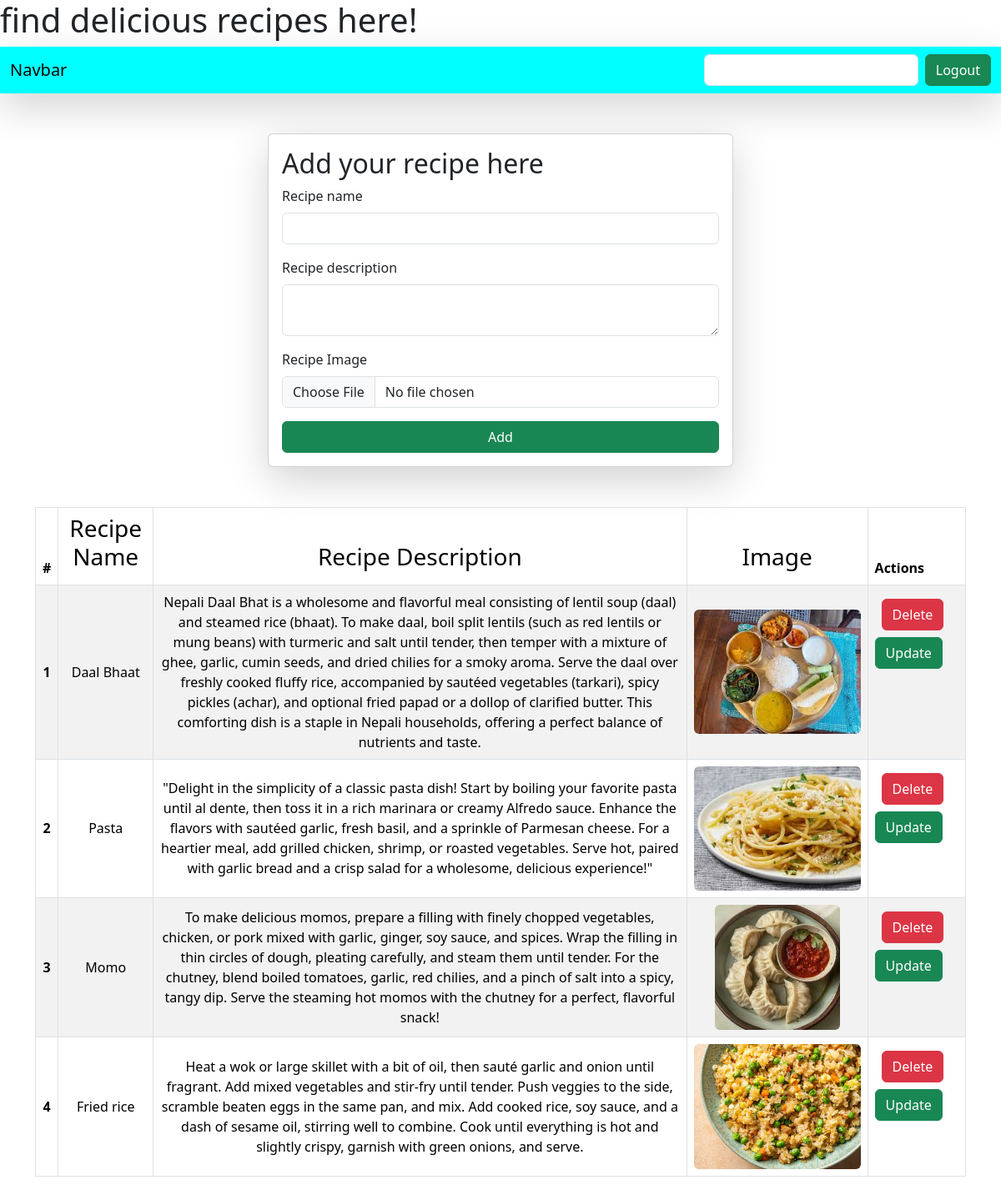
Page /recipes/ (signed in) on the committed database.
### food/models.py (models this page shows)
class Recipe(models.Model):
    user = models.ForeignKey(User,on_delete=models.SET_NULL, null = True,blank = True)
    recipe_name = models.CharField(max_length=100)
    recipe_description = models.TextField()
    recipe_image = models.ImageField(upload_to="recipe")
    recipe_view_count = models.IntegerField(default=1)

### food/views.py (the view, shortened to what this page needs)
# urls.py: path('recipes/',recipes,name = "recipes"),
@login_required(login_url="/login/")
def recipes(request):
    queryset = Recipe.objects.all()
    context = {'recipes': queryset}
    return render(request, 'recipes.html', context)

### food/templates/recipes.html (shortened to what this page needs)
<!DOCTYPE html>
<html lang="en">
<head>
    <link href="https://cdn.jsdelivr.net/npm/bootstrap@5.3.3/dist/css/bootstrap.min.css" rel="stylesheet">
</head>
<body>
   <h1>find delicious recipes here!
   </h1>
   <nav class="navbar shadow-lg" style="background-color: aqua;">
    <div class="container-fluid">
      <a class="navbar-brand" href="#">Navbar</a>
      <form class="d-flex" role="search">
        <input
        class="form-control me-2"
        aria-label="Search">
        {% if request.user.is_authenticated %}
  <a href="/logout/" class="btn btn-success">Logout</a>
{% else %}
  <a href="/login/" class="btn btn-success">Login</a>
{% endif %}
      </form>
    </div>
  </nav>
   <div class="container mt-5">
    <form class="col-6 mx-auto card p-3 shadow-lg " method = "post" enctype="multipart/form-data">
        <h2>Add your recipe here</h2>
        <div class="mb-3">
            <label for="exampleInputEmail" class="form-label">Recipe name</label>
            <input name = "recipe_name" required type="text" class="form-control" id="exampleInputEmail">
        </div>
        <div class="mb-3">
            <label for="exampleInputPassword1" class="form-label">Recipe description</label>
            <textarea name = "recipe_description " class="form-control" id="exampleInputPassword1"></textarea>
        </div>
        <div class="mb-3">
            <label for="exampleInputFile" class="form-label">Recipe Image</label>
            <input name = "recipe_image" type="file" class="form-control" id="exampleInputFile">
        </div>
        <button type="submit" class="btn btn-primary btn-success">Add</button>
    </form>
  <table class="table table-striped table-hover table-bordered mt-5">
    <thead class="table-bordered">
        <tr>
            <th scope="col" class="text-center">#</th>
            <th scope="col" class="text-center"><h3>Recipe Name</h3></th>
            <th scope="col" class="text-center"><h3>Recipe Description</h3></th>
            <th scope="col" class="text-center"><h3>Image</h3></th>
            <th scope = "col">Actions</th>
        </tr>
    </thead>
    <tbody>
        {% for recipe in recipes %}
        <tr>
            <th scope="row" class="text-center align-middle">{{ forloop.counter }}</th>
            <td class="align-middle text-break text-center">{{ recipe.recipe_name }}</td>
            <td class="align-middle text-break text-center">{{ recipe.recipe_description }}</td>
            <td class="align-middle text-center">
                <img src="{{ recipe.recipe_image.url }}" alt="{{ recipe.recipe_name }}" class="img-fluid rounded" style="max-width: 200px; max-height: 150px;">
            </td>
            <td>
                <a href = "/delete_recipe/{{recipe.id}}/" class = "btn btn-danger m-2">Delete</a>
                <a href="/update_recipe/{{recipe.id}}/" class="btn btn-success">Update</a>
            </td>
        </tr>
        {% endfor %}
    </tbody>
  </table>
</div>
</body>
</html>

### rows in the picture
Recipe: recipe_name "Daal Bhaat", recipe_description "Nepali Daal Bhat is a wholesome and flavorful meal consisting of lentil soup (daal) and steamed rice (bhaat). To make daal, boil split lentils (such as red lentils or mung beans) with turmeric and salt until tender, then temper with a mixture of ghee, garlic, cumin seeds, and dried chilies for a smoky aroma. Serve the daal over freshly cooked fluffy rice, accompanied by sautéed vegetables (tarkari), spicy pickles (achar), and optional fried papad or a dollop of clarified butter. This comforting dish is a staple in Nepali households, offering a perfect balance of nutrients and taste.", recipe_image (picture)
Recipe: recipe_name "Pasta", recipe_description "\"Delight in the simplicity of a classic pasta dish! Start by boiling your favorite pasta until al dente, then toss it in a rich marinara or creamy Alfredo sauce. Enhance the flavors with sautéed garlic, fresh basil, and a sprinkle of Parmesan cheese. For a heartier meal, add grilled chicken, shrimp, or roasted vegetables. Serve hot, paired with garlic bread and a crisp salad for a wholesome, delicious experience!\"", recipe_image (picture)
Recipe: recipe_name "Momo", recipe_description "To make delicious momos, prepare a filling with finely chopped vegetables, chicken, or pork mixed with garlic, ginger, soy sauce, and spices. Wrap the filling in thin circles of dough, pleating carefully, and steam them until tender. For the chutney, blend boiled tomatoes, garlic, red chilies, and a pinch of salt into a spicy, tangy dip. Serve the steaming hot momos with the chutney for a perfect, flavorful snack!", recipe_image (picture)
Recipe: recipe_name "Fried rice", recipe_description "Heat a wok or large skillet with a bit of oil, then sauté garlic and onion until fragrant. Add mixed vegetables and stir-fry until tender. Push veggies to the side, scramble beaten eggs in the same pan, and mix. Add cooked rice, soy sauce, and a dash of sesame oil, stirring well to combine. Cook until everything is hot and slightly crispy, garnish with green onions, and serve.", recipe_image (picture)
